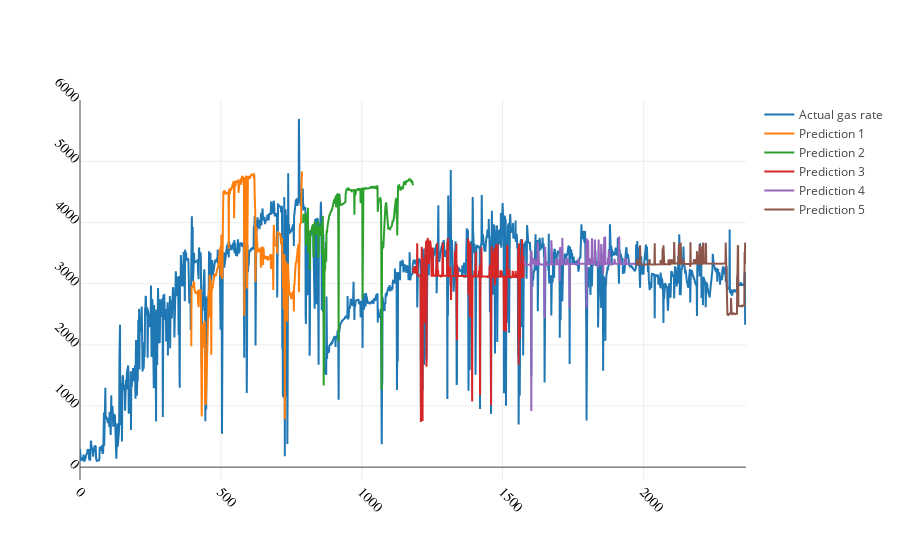

Write notebook code for a chart like this one.
### Code cell
trace0 = go.Scatter(x = a[0], y = b[0].reshape(-1,), name = "Prediction 1")
trace1 = go.Scatter(x = a[1], y = b[1].reshape(-1,), name = "Prediction 2")
trace2 = go.Scatter(x = a[2], y = b[2].reshape(-1,), name = "Prediction 3")
trace3 = go.Scatter(x = a[3], y = b[3].reshape(-1,), name = "Prediction 4")
trace4 = go.Scatter(x = a[4], y = b[4].reshape(-1,), name = "Prediction 5")
trace5 = go.Scatter(x = np.arange(len(y_train)), y = scaler_y.inverse_transform(y_train).reshape(-1,),
                    name = 'Actual gas rate')

layout = go.Layout(
    xaxis=dict(
        #title='Actual oil rate (m3)',
        titlefont=dict(
            family='Arial, sans-serif',
            size=18,
            #color='lightgrey'
        ),
        showticklabels=True,
        tickangle=45,
        tickfont=dict(
            family='Old Standard TT, serif',
            size=14,
            color='black'
        ),
        exponentformat='e',
        showexponent='all'
    ),
    yaxis=dict(
        #title='Predicted oil rate (m3)',
        titlefont=dict(
            family='Arial, sans-serif',
            size=18,
            #color='lightgrey'
        ),
        showticklabels=True,
        tickangle=45,
        tickfont=dict(
            family='Old Standard TT, serif',
            size=14,
            color='black'
        ),
        exponentformat='e',
        showexponent='all'
    )
)
data =  [trace5,trace0,trace1,trace2,trace3,trace4]
fig = go.Figure(data=data, layout = layout)
py.iplot(fig)

### Figure 1 — Plotly figure (JSON) as saved in the notebook; plotly's stock layout.template omitted (floating-point values rounded to 4 significant figures; data arrays with more than 128 entries replaced by an {"elided": "..."} marker saying what was removed)
{"data": [{"name": "Actual gas rate", "type": "scatter", "uid": "97bb33ff-bf8c-4086-95f8-9966420d960d", "x": {"elided": "2365 int values"}, "y": {"elided": "2365 float values"}}, {"name": "Prediction 1", "type": "scatter", "uid": "e1d17972-b55c-4ee3-823e-c685364900d3", "x": {"elided": "394 int values"}, "y": {"elided": "394 float values"}}, {"name": "Prediction 2", "type": "scatter", "uid": "9420990b-0451-4ace-95ba-e316bf07cb23", "x": {"elided": "394 int values"}, "y": {"elided": "394 float values"}}, {"name": "Prediction 3", "type": "scatter", "uid": "c6f3006c-aa81-4ddd-b808-8be09770227d", "x": {"elided": "394 int values"}, "y": {"elided": "394 float values"}}, {"name": "Prediction 4", "type": "scatter", "uid": "8aa76bf6-7501-43be-a7b5-c58c83b8a915", "x": {"elided": "394 int values"}, "y": {"elided": "394 float values"}}, {"name": "Prediction 5", "type": "scatter", "uid": "2ccae3a4-80dd-4db5-b781-28169ccb2b9d", "x": {"elided": "394 int values"}, "y": {"elided": "394 float values"}}], "layout": {"xaxis": {"exponentformat": "e", "showexponent": "all", "showticklabels": true, "tickangle": 45, "tickfont": {"color": "black", "family": "Old Standard TT, serif", "size": 14}, "title": {"font": {"family": "Arial, sans-serif", "size": 18}}}, "yaxis": {"exponentformat": "e", "showexponent": "all", "showticklabels": true, "tickangle": 45, "tickfont": {"color": "black", "family": "Old Standard TT, serif", "size": 14}, "title": {"font": {"family": "Arial, sans-serif", "size": 18}}}}}
